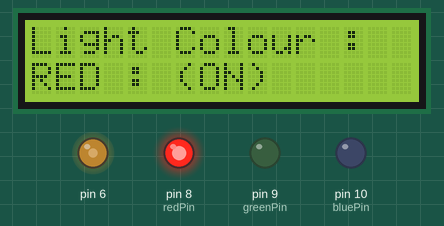
A sketch run on a simulated Arduino Uno, built with avr-gcc and run on an emulated ATmega328P. Parts: 16×2 character LCD, output pins drawn as LEDs (lit = HIGH).

Above: at 0.1 s.
At 3.1 s:
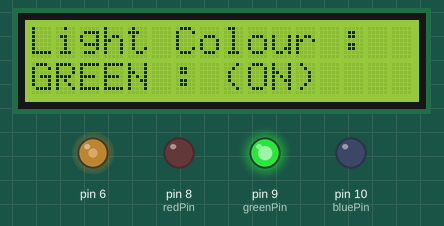
At 10.63 s:
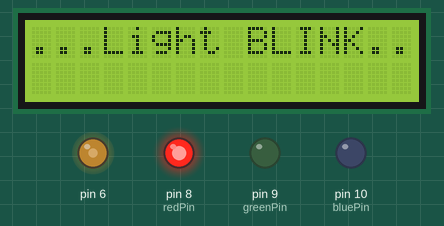
At 18.1 s:
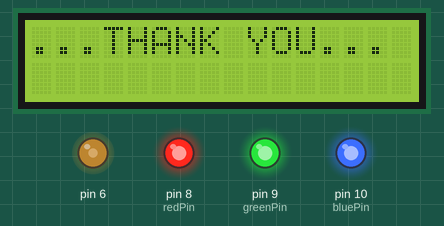
At 28.2 s:
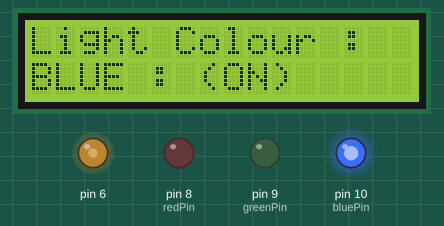
At 39.76 s:
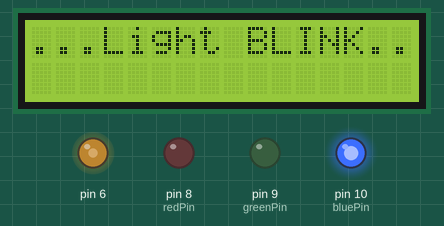
Timing chart, 0 to 40.0 s (numbered marks = the images above):
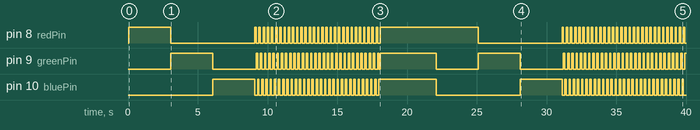

Measured:
- by itself, pin 8 (redPin): LOW → HIGH at 0.06 s, → LOW 3.0 s later, → HIGH 6.0 s later, → LOW 0.10 s later, … (124 changes in this stretch)
- by itself, pin 9 (greenPin): LOW → HIGH at 3.1 s, → LOW 3.0 s later, → HIGH 3.1 s later, → LOW 0.10 s later, … (125 changes in this stretch)
- by itself, pin 10 (bluePin): LOW → HIGH at 6.1 s, → LOW 3.0 s later, → HIGH 0.20 s later, → LOW 0.10 s later, … (122 changes in this stretch)
- what the display in image 1 shows lasts 3.0 s, from 3.1 s to 6.1 s
- what the display in image 3 shows lasts 4.0 s, from 18.1 s to 22.1 s

The sketch:

led_control_with_display_by_arduino.ino
```cpp
/* LCD pins- Arduino pins
       vss-gnd
       vdd-5v
       vo-6
       rs-12
       rw-gnd
       e-11
       d4-5
       d5-4
       d6-3
       d7-2
       A-5v
       K-gnd

       Red,Green,Blue = 8,9,10
       Cathode = GND
 */
#include <LiquidCrystal.h>

int Contrast=110;
int redPin = 8;
int greenPin = 9;
int bluePin = 10;
LiquidCrystal lcd(12, 11, 5, 4, 3, 2);

void setup(){
    analogWrite(6,Contrast);
    lcd.begin(16,2);
    pinMode(redPin, OUTPUT);
    pinMode(greenPin, OUTPUT);
    pinMode(bluePin, OUTPUT);
}

void loop(){
    lcd.clear();
    setColor(255, 0, 0); // Red Color
    lcd.setCursor(0,0);
    lcd.print("Light Colour : ");
    lcd.setCursor(0,1);
    lcd.print("RED : (ON)");
    delay(3000);
    lcd.clear();

    setColor(0, 255, 0); // Green Color
    lcd.setCursor(0,0);
    lcd.print("Light Colour : ");
    lcd.setCursor(0,1);
    lcd.print("GREEN : (ON)");
    delay(3000);
    lcd.clear();

    setColor(0, 0, 255); // Blue Color
    lcd.setCursor(0,0);
    lcd.print("Light Colour : ");
    lcd.setCursor(0,1);
    lcd.print("BLUE : (ON)");
    delay(3000);
    lcd.clear();
    blink();
}

void blink(){
  lcd.setCursor(0,0);
  lcd.print("...Light BLINK...");

  for(int i=0; i<30; i++){
      setColor(255, 0, 0); // Red Color
      delay(100);
      setColor(0, 255, 0); // Green Color
      delay(100);
      setColor(0, 0, 255); // Blue Color
      delay(100);
      setColor(255, 255, 255); // White Color
  }
  lcd.clear();
  lcd.setCursor(0,0);
  lcd.print("...THANK YOU...");
  delay(4000);
}

void setColor(int redValue, int greenValue, int blueValue){
  analogWrite(redPin, redValue);
  analogWrite(greenPin, greenValue);
  analogWrite(bluePin, blueValue);
}
```
